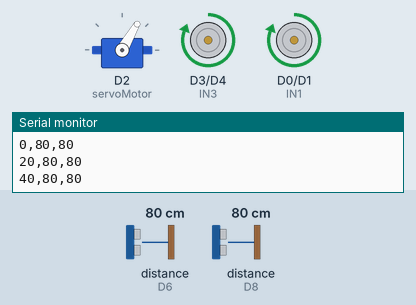
Recording of a sketch running on a simulated ESP8266 (NodeMCU). Shown: servo, motor-driver pin pairs drawn as motors (green arrow = first pin HIGH = forward, orange = second pin HIGH = backward, longer = more drive), the last lines printed to the serial monitor. The inputs (shaded band) are chosen by the test bench; at power-on: distance to the obstacle (sensors on D8, D6) 80 cm.

Above: at 1.28 s.
1.3 s: distance to the obstacle (sensor on D8) set to 56 cm
4.3 s: distance to the obstacle (sensor on D8) set to 47 cm
At 6.3 s:
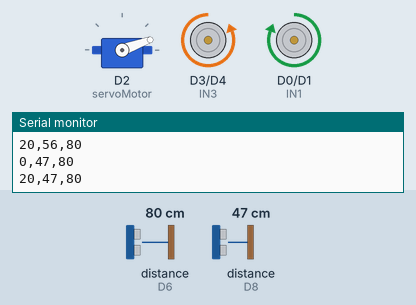
7.3 s: distance to the obstacle (sensor on D8) set to 60 cm
At 7.3 s:
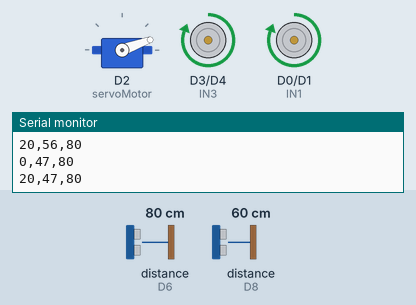
10.3 s: distance to the obstacle (sensor on D8) set to 2 cm
At 11.3 s:
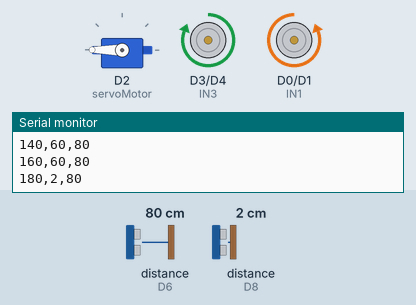
Timing chart, 0 to 20.6 s (numbered marks = the images above; inputs shaded):
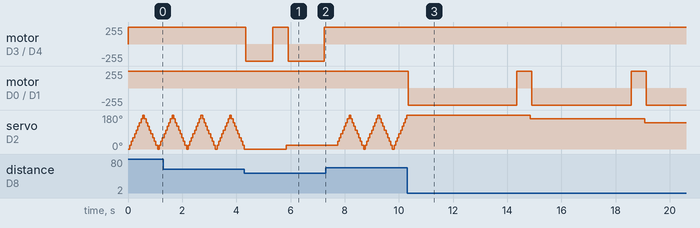

The sketch:

nodemuc_main.ino
```cpp
#include <HCSR04.h>
#include <Servo.h>

#define IN1 D0
#define IN2 D1
#define IN3 D3
#define IN4 D4

// Ultrasonic Sensors
UltraSonicDistanceSensor frontSensor(D7, D8);
UltraSonicDistanceSensor backSensor(D5, D6);

// Servo Motor for Scanning
Servo servoMotor;

// Configuration Parameters
int threshold = 50;   // Distance threshold to detect obstacles (cm)
int angleStep = 20;    // Servo movement step size
int delayTime = 50;   // Delay per servo step (ms)

// Movement Tracking
bool movingForward = true;
unsigned long lastMoveTime = 0;
unsigned long lastForwardCheck = 0;
const int stuckThreshold = 3000; // Time to consider the vehicle stuck (ms)
long lastFrontDist = 0;

void setup() {
  Serial.begin(9600);

  // Attach Servo
  servoMotor.attach(D2);
  servoMotor.write(90);  // Start at center position

  // Motor Pins
  pinMode(IN1, OUTPUT);
  pinMode(IN2, OUTPUT);
  pinMode(IN3, OUTPUT);
  pinMode(IN4, OUTPUT);

  moveForward();  // Start moving forward
  lastMoveTime = millis();
  lastForwardCheck = millis();
}

void loop() {
  static int angle = 0;
  static bool sweepingRight = true;

  // Move Servo to Scan Environment
  servoMotor.write(angle);
  delay(delayTime);

  // Measure Distances
  long frontDist = frontSensor.measureDistanceCm();
  long backDist = backSensor.measureDistanceCm();

  // Handle sensor errors (-1 means out of range)
  if (frontDist == -1 || frontDist > 400) frontDist = 500;  // Use a large valid value
  if (backDist == -1 || backDist > 400) backDist = 500;  // Use a large valid value

  // Print Scanning Data
  Serial.print(angle);
  Serial.print(",");
  Serial.print(frontDist);
  Serial.print(",");
  Serial.println(backDist);

  // Obstacle Avoidance
  if (frontDist <= threshold) {
    avoidObstacle(angle);
    lastMoveTime = millis();
  }

  // Check if the car is stuck only if the front distance is within obstacle range
  if (millis() - lastForwardCheck > 1000 && frontDist <= threshold) {
    if (abs(frontDist - lastFrontDist) < 10) {  // Increase tolerance for movement
      if (millis() - lastMoveTime > stuckThreshold) {
        // Serial.println("🚨 Car is stuck! Checking for obstacles before reversing...");
        reverseAndFindPath();
        lastMoveTime = millis();
      }
    } else {
      lastMoveTime = millis();  // Reset if car is moving
    }
    lastFrontDist = frontDist;
    lastForwardCheck = millis();
  }

  // Servo Sweep Logic
  if (sweepingRight) {
    angle += angleStep;
    if (angle >= 180) sweepingRight = false;
  } else {
    angle -= angleStep;
    if (angle <= 0) sweepingRight = true;
  }
}

// Function to Avoid Obstacles Based on Angle
void avoidObstacle(int obstacleAngle) {
  stopMotors();

  int turnTime = map(obstacleAngle, 0, 180, 1000, 4000); // Adjust turn based on angle
  int forwardTime = 500;

  if (obstacleAngle > 90) {
    // Serial.println("↩️ Turning Left");
    turnLeft();
  } else {
    // Serial.println("↪️ Turning Right");
    turnRight();
  }
  delay(turnTime);

  // Serial.println("⬆️ Moving Forward");
  moveForward();
  delay(forwardTime);
}

// Function to Reverse and Find a Clear Path
void reverseAndFindPath() {
  stopMotors();
  delay(500);

  long backDist = backSensor.measureDistanceCm();
  if (backDist <= threshold) {  // Check if there's an obstacle behind
    // Serial.println("⚠️ Obstacle detected behind! Can't reverse.");
    return;
  }

  // Serial.println("🔄 Reversing...");
  moveBackward();
  delay(2000);
  stopMotors();

  int bestAngle = findBestPath();
  // Serial.print("✅ Best path found at angle: ");
  // Serial.println(bestAngle);

  if (bestAngle > 90) {
    // Serial.println("↩️ Turning Left to New Path");
    turnLeft();
  } else {
    // Serial.println("↪️ Turning Right to New Path");
    turnRight();
  }
  delay(500);

  // Serial.println("⬆️ Moving Forward to New Path");
  moveForward();
}

// Function to Scan and Find the Best Path
int findBestPath() {
  int maxDistance = 0;
  int bestAngle = 90;

  for (int scanAngle = 0; scanAngle <= 180; scanAngle += 10) {
    servoMotor.write(scanAngle);
    delay(100);
    long dist = frontSensor.measureDistanceCm();
    if (dist == -1 || dist > 400) dist = 0;

    if (dist > maxDistance) {
      maxDistance = dist;
      bestAngle = scanAngle;
    }
  }
  return bestAngle;
}

// Movement Functions
void moveForward() {
  digitalWrite(IN1, HIGH);
  digitalWrite(IN2, LOW);
  digitalWrite(IN3, HIGH);
  digitalWrite(IN4, LOW);
}

void moveBackward() {
  digitalWrite(IN1, LOW);
  digitalWrite(IN2, HIGH);
  digitalWrite(IN3, LOW);
  digitalWrite(IN4, HIGH);
}

void stopMotors() {
  digitalWrite(IN1, LOW);
  digitalWrite(IN2, LOW);
  digitalWrite(IN3, LOW);
  digitalWrite(IN4, LOW);
}

void turnLeft() {
  digitalWrite(IN1, LOW);
  digitalWrite(IN2, HIGH);
  digitalWrite(IN3, HIGH);
  digitalWrite(IN4, LOW);
}

void turnRight() {
  digitalWrite(IN1, HIGH);
  digitalWrite(IN2, LOW);
  digitalWrite(IN3, LOW);
  digitalWrite(IN4, HIGH);
}
```

Measured:
- the behaviour switches between 51 and 50 cm on distance to the obstacle (sensor on D8) (found by bisection; images 0 and 1)
- after the input at 4.3 s, motor on D3 (IN3) / D4 (IN4): forward 255/255 → backward 255/255 after 0.05 s, → forward 255/255 1.0 s later, → backward 255/255 0.56 s later, → forward 255/255 1.3 s later
- after the input at 7.3 s, motor on D3 (IN3) / D4 (IN4): stays forward 255/255 (without the input it goes to backward 255/255 after 0.50 s)
- after the input at 10.3 s, motor on D0 (IN1) / D1 (IN2): alternates forward 255/255 for 0.56 s and backward 255/255 for 3.8 s, starting after 0.06 s
